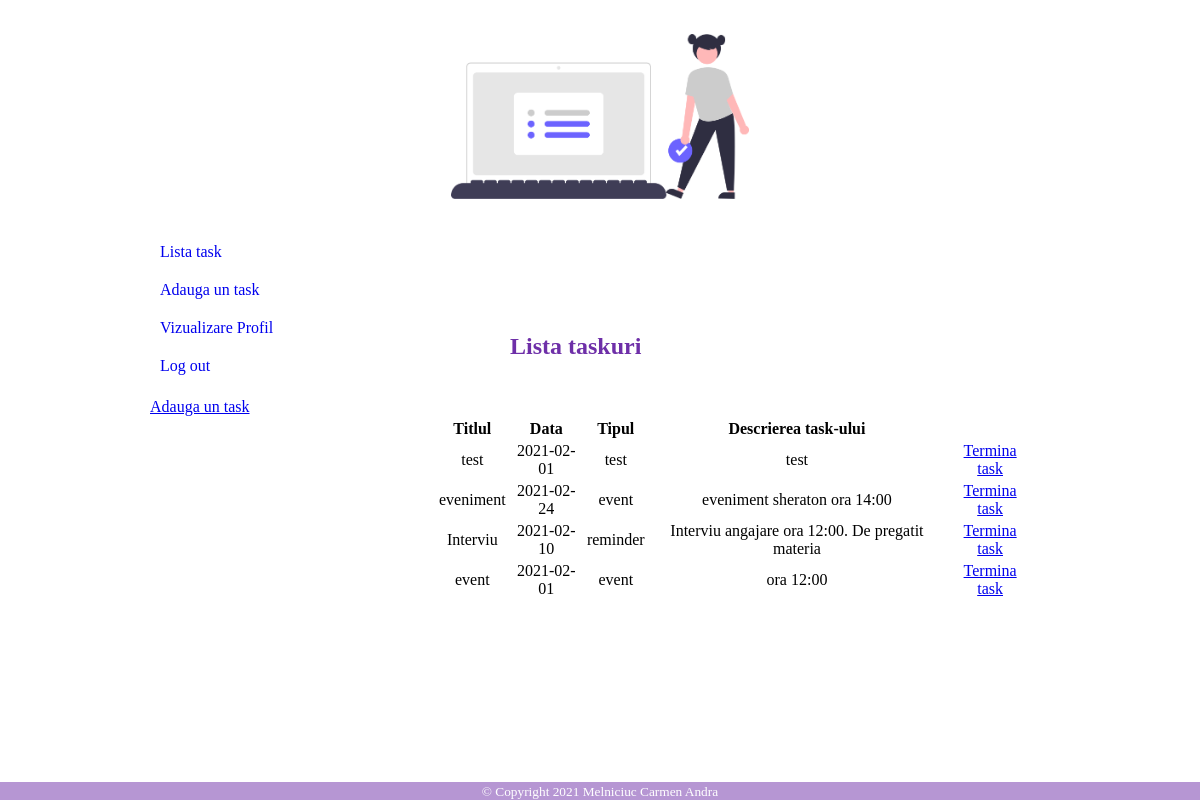
The page / (signed in) on the database its author committed.
### tables this page shows
CREATE TABLE `task` (
  `id` smallint(6) NOT NULL,
  `titlu` varchar(80) NOT NULL,
  `data` date NOT NULL,
  `tip` varchar(150) NOT NULL,
  `descriere` varchar(200) NOT NULL,
  `status` tinyint(4) NOT NULL,
  `id_utilizator` int(11) NOT NULL
);

### functii/sql_functions.php (called while the page is built, shortened)
<?php
function conectareBd(
    $host = 'localhost',
    $user = 'root',
    $password = '',
    $database='taskuri'
)
{
    return mysqli_connect($host, $user, $password, $database);
}
function preiaTaskuri()
{
$link = conectareBd();
$query = "SELECT * FROM task ";
$rezultat = mysqli_query($link, $query);
$taskuri = mysqli_fetch_all($rezultat, MYSQLI_ASSOC);
return $taskuri;
}

### pagini/conectat/lista_taskuri.php (the view, shortened to what this page needs)
<h1>Lista taskuri</h1>
<?php
$taskuri = preiaTaskuri();
?>
<table>
    <tr>
        <th>Titlul</th>
        <th>Data</th>
        <th>Tipul</th>
        <th>Descrierea task-ului</th>
    <br>
    <a href="pagini/conectat/adaugare_task.php">Adauga un task</a>
    <?php
    foreach($taskuri as $task){
        ?>
    <tr>
        <td><?php print $task['titlu'];?></td>
        <td><?php print $task['data'];?></td>
         <td><?php print $task['tip'];?></td>
          <td><?php print $task['descriere'];?></td>
           <td><a href="index.php?id=<?php print $task['id'];?>">Termina task</a></td>
    </tr>
    <?php
    }
    ?>
</table>

### index.php (shortened to what this page needs)
<?php
require_once 'functii/sql_functions.php';
?>
<!DOCTYPE html>
<html>
    <head>
        <link rel="stylesheet" type="text/css" href="css/style.css"/>
    </head>
    <body>
        <banner id="banner">
        <img  src="imagini/background.png"/>
        </banner>
        <footer class="footer"> <small>&copy; Copyright 2021 Melniciuc Carmen Andra</small> </footer>
        <?php
        if(isset($_SESSION['user'])){
            require_once 'templates/template_conectat.php';
        }else{
             require_once 'templates/template_neconectat.php';
        }
        ?>
    </body>
</html>

### templates/template_conectat.php (shortened to what this page needs)
<nav id="meniu">
    <ul>
        <li><a href="index.php">Lista task</a></li>
        <li><a href="index.php?page=1">Adauga un task</a></li>
        <li><a href="index.php?page=2">Vizualizare Profil</a></li>
        <li><a href="index.php?logout ">Log out</a></li>
    </ul>
</nav>
<section id="continut">
    <?php
    if(isset($_GET['page'])){
        $page = $_GET['page'];
        switch($page){
            case 1:
                require_once 'pagini/conectat/adaugare_task.php';
                break;
            case 2:
                require_once 'pagini/conectat/vizualizare_profil.php';
            default:
                require_once 'pagini/eroare.php';
        }
    }else{
        require_once 'pagini/conectat/lista_taskuri.php';
    }
    ?>
</section>

### css/style.css (style rules this page uses)
body { width: 900px; margin: 0 auto; }
#meniu ul { list-style-type: none; width: 400px; padding: 0; margin: 0; height:10vh; }
#meniu li { padding: 10px; display: block; }
img { display: block; margin-left: auto; margin-right: auto; width: 400px; }
table { padding:1px 16px; text-align: center; margin-left: 30%; display:justify-content; margin-bottom:5%; }
#meniu a { text-decoration: none; }
h1 { text-decoration: none; color: #6e2fa8; margin-left: 40%; text-align: left; }
.footer { position: fixed; left: 0; bottom: 0vh; width: 100%; background-color: #6e2fa8; color: white; text-align: center; opacity: 0.5; }

### rows shown on the page
task: titlu "test", data "2021-02-01", tip "test", descriere "test"
task: titlu "eveniment", data "2021-02-24", tip "event", descriere "eveniment sheraton ora 14:00"
task: titlu "Interviu", data "2021-02-10", tip "reminder", descriere "Interviu angajare ora 12:00. De pregatit materia"
task: titlu "event", data "2021-02-01", tip "event", descriere "ora 12:00"
